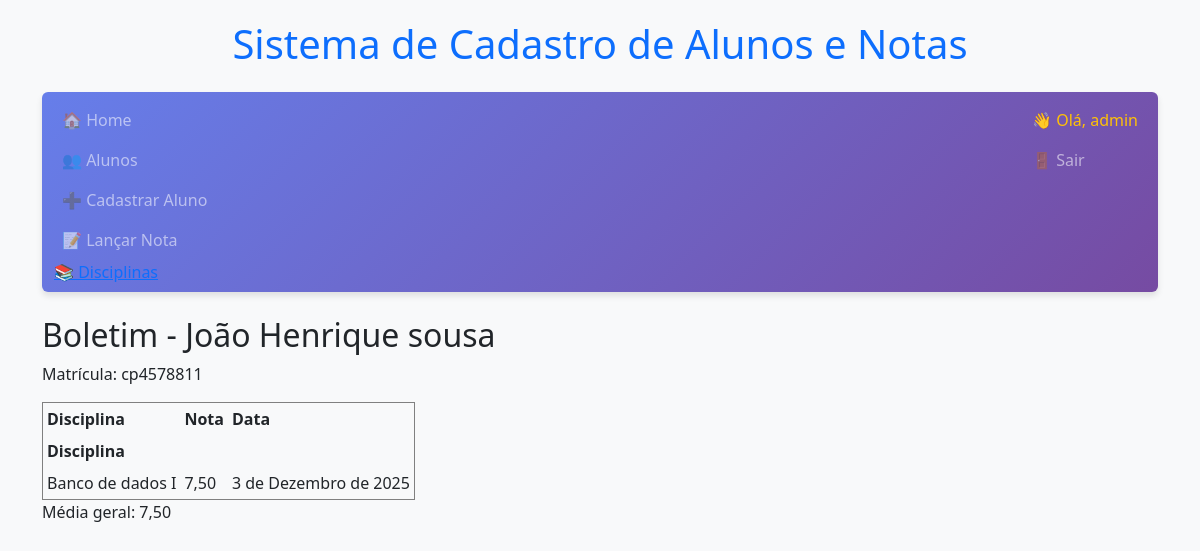
The app's page /alunos/3/boletim/ (signed in) with its own data.
### alunos/models.py (models this page shows, shortened)
class Aluno(models.Model):
    nome = models.CharField(max_length=200)
    matricula = models.CharField(max_length=30, unique=True)
    data_nascimento = models.DateField(null=True, blank=True)
    criado_em = models.DateTimeField(auto_now_add=True)

class Nota(models.Model):
    aluno = models.ForeignKey(Aluno, on_delete=models.CASCADE, related_name='notas')
    disciplina = models.ForeignKey(Disciplina, on_delete=models.CASCADE)
    valor = models.DecimalField(max_digits=5, decimal_places=2)
    data = models.DateField(auto_now_add=True)
    lancado_por = models.ForeignKey(get_user_model(), on_delete=models.SET_NULL, null=True, blank=True)
    class Meta:
        unique_together = ('aluno', 'disciplina')

class Disciplina(models.Model):
    nome = models.CharField(max_length=150, unique=True)

### alunos/views.py (the view)
# urls.py: path('alunos/<int:aluno_id>/boletim/', views.boletim, name='boletim'),
@login_required
def boletim(request, aluno_id):
    aluno = get_object_or_404(Aluno, id=aluno_id)
    notas = Nota.objects.filter(aluno=aluno).select_related('disciplina')
    valores = [float(n.valor) for n in notas]
    media = sum(valores)/len(valores) if valores else None
    return render(request, 'alunos/boletim.html', {'aluno': aluno, 'notas': notas, 'media': media})

### alunos/templates/alunos/boletim.html
{% extends 'alunos/base.html' %}
{% block content %}
    <h2>Boletim - {{ aluno.nome }}</h2>
    <p>Matrícula: {{ aluno.matricula }}</p>
    <table border="1" cellpadding="4">
        <tr>
            <th>Disciplina</th>
            <th>Nota</th>
            <th>Data</th>
        </tr><th>Disciplina</th>
        {% for n in notas %}
        <tr>
            <td>{{ n.disciplina.nome }}</td>
            <td>{{ n.valor }}</td>
            <td>{{ n.data }}</td>
        </tr>
        {% empty %}
        <tr><td colspan="3">Sem notas lançadas.</td></tr>
        {% endfor %}
    </table>
    {% if media is not None %}
    <p> Média geral: {{ media|floatformat:2 }} </p>
  {% endif %}
{% endblock %}

### alunos/templates/alunos/base.html (shortened to what this page needs)
<!doctype html>
<html lang="pt-br">
<head>
    <link href="https://cdn.jsdelivr.net/npm/bootstrap@5.3.0/dist/css/bootstrap.min.css" rel="stylesheet">
    <link rel="stylesheet" href="https://cdn.jsdelivr.net/npm/bootstrap-icons@1.10.0/font/bootstrap-icons.css">
</head>
<body>
    <div class="container">
    <header>
    <h1 class="text-center text-primary mb-4">Sistema de Cadastro de Alunos e Notas</h1>
    <nav class="navbar navbar-expand-lg navbar-dark navbar-custom rounded mb-4">
        <div class="container-fluid">
            <div class="navbar-nav w-100 justify-content-between">
                <div>
                    <a class="nav-link" href="{% url 'alunos:home' %}">🏠 Home</a>
                    <a class="nav-link" href="{% url 'alunos:aluno_list' %}">👥 Alunos</a>
                    <a class="nav-link" href="{% url 'alunos:aluno_create' %}">➕ Cadastrar Aluno</a>
                    <a class="nav-link" href="{% url 'alunos:lancar_nota' %}">📝 Lançar Nota</a>
                    <a href="{% url 'alunos:disciplina_list' %}"> 📚 Disciplinas</a>
                </div>
                <div>
                    {% if request.user.is_authenticated %}
                        <span class="nav-link text-warning">👋 Olá, {{ request.user.username }}</span>
                        <a class="nav-link" href="/admin/logout/">🚪 Sair</a>
                    {% else %}
                        <a class="nav-link" href="/admin/login/">🔑 Login</a>
                    {% endif %}
                </div>
            </div>
        </div>
    </nav>
    </header>
    <main>
        {% block content %}{% endblock %}
    </main>
    </div>
</body>
</html>

### alunos/templates/alunos/base.html (style rules this page uses)
body { font-family: 'Segoe UI', Tahoma, Geneva, Verdana, sans-serif; background-color: #f8f9fa; padding-top: 20px; }
.navbar-custom { background: linear-gradient(135deg, #667eea 0%, #764ba2 100%); box-shadow: 0 4px 6px rgba(0,0,0,0.1); }

### records on screen
Aluno: nome "João Henrique sousa", matricula "cp4578811"
Nota: disciplina.nome "Banco de dados I", valor "7,50", data "3 de Dezembro de 2025"

### other values on screen
{{ request.user.username }} "admin"
{{ media|floatformat:2 }} "7,50"
